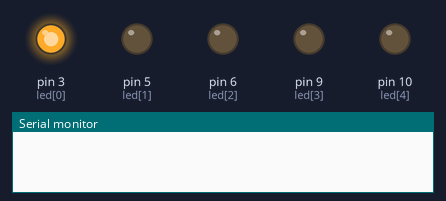
This sketch was run on a simulated Arduino Nano, built with avr-gcc and run on an emulated ATmega328P. On the bench: output pins drawn as LEDs (lit = HIGH), the last lines printed to the serial monitor.

Above: at 0.5 s.
At 2.5 s:
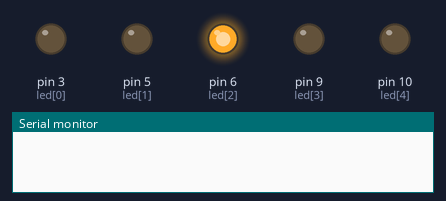
At 3.5 s:
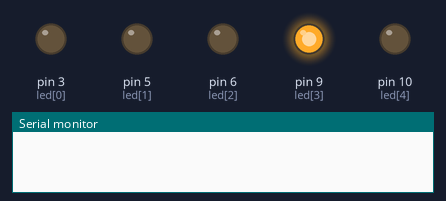
At 4.5 s:
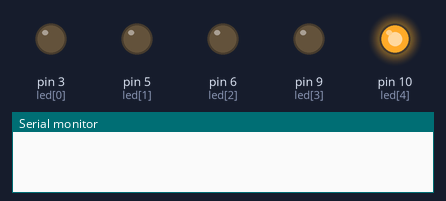
At 8.5 s:
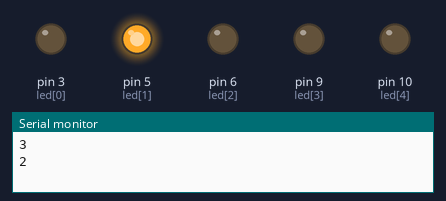
Timing chart, 0 to 9.1 s (numbered marks = the images above):
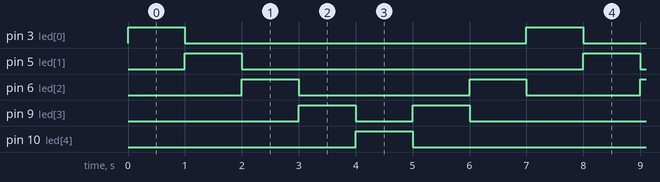

The sketch:

bouncing_led.ino
```cpp
/*
  Bouncing LED.

  circuito constituido por cinco Leds, 5 Resistencias de 220 ohms cada una, cables,
  placa Arduino nano y protoboard.

  El objetivo de este ejercicio es conseguir que los Leds crean una coreografia especificada
  por nosotros, con el menor número de código posible.
  Para ello, cada Led irá conectado a un pin digital del arduino nano. Los Leds estarán colocados
  de forma que hagan un circuito paralelo. A su vez, cada led estara conectado en serie a una
  resistencia. Estos irán conectados a la salida de Tierra (GND) de nuestro arduino nano.

  Enciende y apaga un Led por segundo en orden para adelante y luego hacia atras

  Enara Agirrezabala
  Oinarria: Blink ariketa.

*/

// Definimos las variables que vayamos a utilizar
int i;  //contador
int led [] = {3, 5, 6, 9, 10};//Definimos el array que contiene los números de
// vayamos a colocar nuestros leds, en este caso, pin 3,5,6,9,10

void setup() {
  // Definimos cada pin como output. Tendremos 4 pins por lo que el contador irá de 0
  //hasta llegar a 5, ya que la primera posición dentro del array es 0 (a0,a1,a2,a3)
 // Abrir el puerto de seial.
  Serial.begin(9600);
  for (int i = 0 ; i < 5; i++) {
    pinMode(led[i], OUTPUT);
  }
}

void loop() {
  //Definimos un bucle que hará que se encienda un led por segundo. Cada valor de la
  //variable i llamara al pin que este en esa posición.

  //Encender-apagar pin 3-5-6-9-10
  //la variable i comienza del valor i=0; y va sumando 1 en cada paso.
  for (int i = 0; i < 5; i++) {
    digitalWrite(led[i], true);  // Encender led
    delay(1000); // Esperar 1 s
    digitalWrite(led[i], false); // Apagar led
  }

  //Encender-apagar pin 9-6-5
  //la variable i comienza del valor i=3; y va restando 1 en cada paso.
  for (int i = 3; i >1; i--) {
    Serial.println(i);
    digitalWrite(led[i], true);  // Encender led
    delay(1000); // Esperar 1 s
    digitalWrite(led[i], false); // Apagar led
  }

}
```

Measured:
- by itself, pin 3 (led[0]), pin 5 (led[1]), pin 10 (led[4]): alternates HIGH for 1.0 s and LOW for 6.0 s
- by itself, pin 6 (led[2]): repeats every 7.0 s: LOW 3.0 s, HIGH 1.0 s, LOW 2.0 s, HIGH 1.0 s
- by itself, pin 9 (led[3]): repeats every 7.0 s: LOW 1.0 s, HIGH 1.0 s, LOW 4.0 s, HIGH 1.0 s
